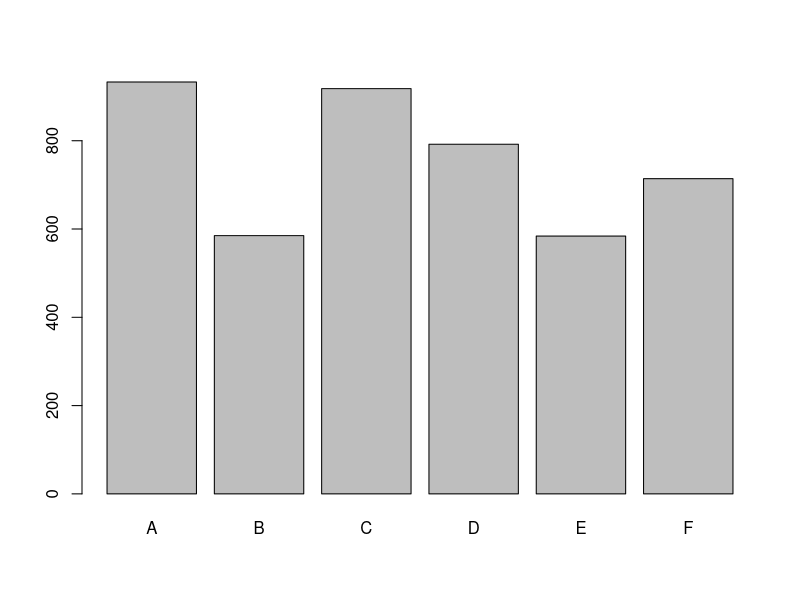

This chart was generated by the following R code:
#!/usr/bin/env Rscript

# LOAD DATA Load datasets package
library("datasets")
# Tabular data in 3 dimensions; N = 4526.
str(UCBAdmissions)
# Prints six tables; one for each department.
print(UCBAdmissions)

# SHOW MARGINAL FREQUENCIES Admit
margin.table(UCBAdmissions, 1)
# Gender
margin.table(UCBAdmissions, 2)
# Dept
margin.table(UCBAdmissions, 3)
# Total
margin.table(UCBAdmissions)

# SAVE MARGINALS
admit.dept <- margin.table(UCBAdmissions, 3)
# Creates table for dept

# Describe the structure of the data table
str(admit.dept)
# Makes a default barplot of the frequencies
barplot(admit.dept)
# Show frequencies
admit.dept
# Show as proportions
prop.table(admit.dept)
# Show as proportions w/2 digits
round(prop.table(admit.dept), 2)
# Percentages w/o decimals
round(prop.table(admit.dept), 2) * 100

# RESTRUCTURE DATA Coerces to data frame
admit1 <- as.data.frame.table(UCBAdmissions)
# This repeats each row by Freq
admit2 <- lapply(admit1, function(x) rep(x, admit1$Freq))
# Converts from list back to data frame.
admit3 <- as.data.frame(admit2)
# Removes fifth column that has frequencies.
admit4 <- admit3[, -4]
# admit4 is the final data set, ready for analysis by case.
summary(admit4)
